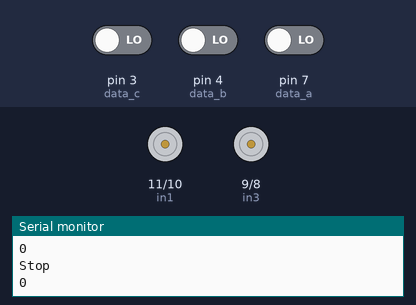
The sketch below on a simulated Arduino Uno, built with avr-gcc and run on an emulated ATmega328P. Parts: motor-driver pin pairs drawn as motors (green arrow = first pin HIGH = forward, orange = second pin HIGH = backward, longer = more drive, scaled by the enable pin), the last lines printed to the serial monitor. Inputs (shaded band) come from the test bench; at power-on: pin 3 (data_c) LOW, pin 4 (data_b) LOW, pin 7 (data_a) LOW.

Above: at 1.2 s.
1.3 s: pin 3 (data_c) driven HIGH
At 2.3 s:
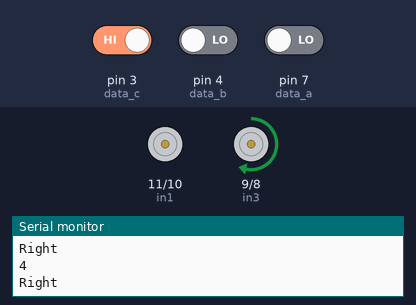
2.8 s: pin 4 (data_b) driven HIGH
At 4.0 s:
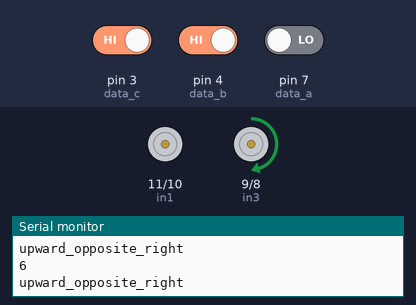
4.3 s: pin 7 (data_a) driven HIGH
At 5.1 s:
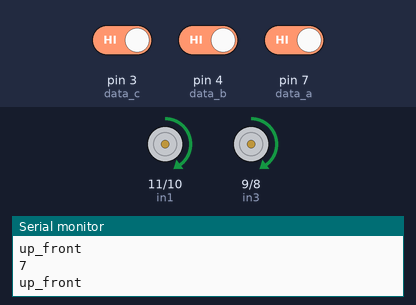
5.8 s: pin 3 (data_c) driven LOW
At 6.9 s:
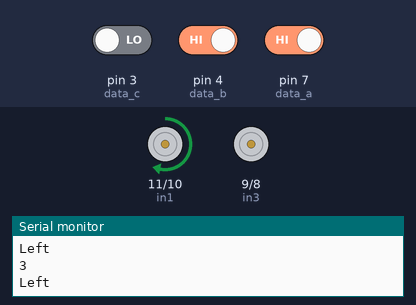
7.3 s: pin 7 (data_a) driven LOW
At 8.0 s:
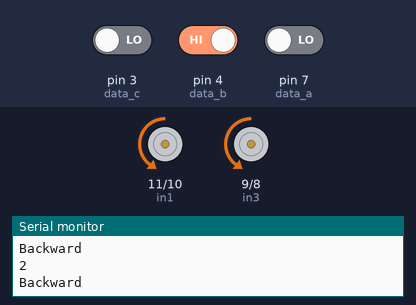
8.8 s: pin 4 (data_b) driven LOW
At 9.2 s:
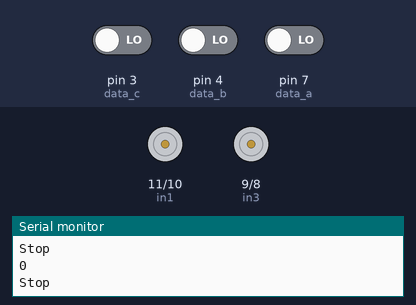
Timing chart, 0 to 11.3 s (numbered marks = the images above; inputs shaded):
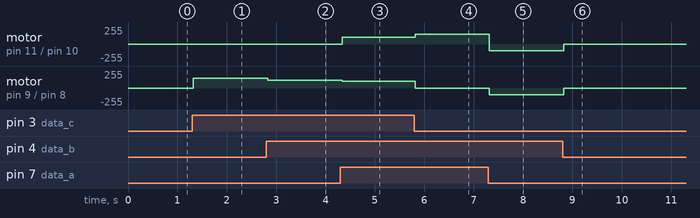

The sketch:

data_lines_jetbot.ino
```cpp
int in1 = 11;  //Motor A
int in2 = 10;   //Motor A
int in3 = 9;  // Motor B
int in4 = 8;    //Motor B
int enA = 6; // pwm Motor A
int enB = 5;  // pwm Motor
#define data_a 7
#define data_b 4
#define data_c 3
int ultra_data;
uint8_t data[2];
int count = 3;
void setup() {
  // put your setup code here, to run once:
pinMode(data_a,INPUT);
pinMode(data_b, INPUT);
pinMode(data_c, INPUT);
pinMode(in1,OUTPUT);
pinMode(in2,OUTPUT);
pinMode(in3,OUTPUT);
pinMode(in4,OUTPUT);
pinMode(in4,OUTPUT);
pinMode(enA,OUTPUT);
pinMode(enB,OUTPUT);
Serial.begin(9600);
}

void loop() {
//sensor_func_l();
//sensor_func_f();
//sensor_func_r();
  bool f[]={data_func_a(),data_func_b(),data_func_c()};
  for(int i = 0; i<count; i++){
     data[i] = f[i];
     bitWrite(ultra_data,i,data[i]);
  }

  Serial.println(ultra_data);
  switch(ultra_data){
        case(2):
        Serial.println("Backward");
 analogWrite(enA, 100);
 analogWrite(enB, 100);
digitalWrite(in1,0);
digitalWrite(in2,1);
digitalWrite(in3,0);
digitalWrite(in4,1);
delay(500);
break;
 case(3):
 Serial.println("Left");
  analogWrite(enA, 150);
 analogWrite(enB, 150);
digitalWrite(in1,1);
digitalWrite(in2,0);
digitalWrite(in3,0);
digitalWrite(in4,0);
break;

    case(0):
    Serial.println("Stop");
 analogWrite(enA, 150);
 analogWrite(enB, 150);
digitalWrite(in1,0);
digitalWrite(in2,0);
digitalWrite(in3,0);
digitalWrite(in4,0);
break;
    case(4):
    Serial.println("Right");
 analogWrite(enA, 150);
 analogWrite(enB, 150);
digitalWrite(in1,0);
digitalWrite(in2,0);
digitalWrite(in3,1);
digitalWrite(in4,0);
break;
 case(1):
 Serial.println("Forward");
analogWrite(enA, 100);
analogWrite(enB, 100);
digitalWrite(in1,1); // Motor right
digitalWrite(in2,0); // Motor right
digitalWrite(in3,1); // Motor left
digitalWrite(in4,0); // motor left
break;
 case(7):
 Serial.println("up_front");
analogWrite(enA, 100);
analogWrite(enB, 100);
digitalWrite(in1,1); // Motor right
digitalWrite(in2,0); // Motor right
digitalWrite(in3,1); // Motor left
digitalWrite(in4,0); // motor left
break;
 case(6):
 Serial.println("upward_opposite_right");
analogWrite(enA, 120);
analogWrite(enB, 120);
digitalWrite(in1,0); // Motor right
digitalWrite(in2,0); // Motor right
digitalWrite(in3,1); // Motor left
digitalWrite(in4,0); // motor left
break;
 case(5):
 Serial.println("upward_opposite_left");
analogWrite(enA, 120);
analogWrite(enB, 120);
digitalWrite(in1,1); // Motor right
digitalWrite(in2,0); // Motor right
digitalWrite(in3,0); // Motor left
digitalWrite(in4,0); // motor left
break;
default:
analogWrite(enA, 0);
analogWrite(enB, 0);
digitalWrite(in1,0);
digitalWrite(in2,0);
digitalWrite(in3,0);
digitalWrite(in4,0);
break;
  }
  // put your main code here, to run repeatedly:
}

bool data_func_a(){
  uint8_t Sn1 = digitalRead(data_a);
  if(Sn1 == 1){
    return true;
  }return false;
}

bool data_func_b(){
  uint8_t Sn2 = digitalRead(data_b);
  if(Sn2 == 1){
    return true;
  }
  return false;
}

bool data_func_c(){
  uint8_t Sn3 = digitalRead(data_c);
  if(Sn3 == 1){
    return true;
  }
  return false;
}
```

Measured:
- after the input at 1.3 s, motor on pin 9 (in3) / pin 8 (in4): stopped → forward 150/255 at once
- after the input at 2.8 s, motor on pin 9 (in3) / pin 8 (in4): forward 150/255 → forward 120/255 at once
- after the input at 4.3 s, motor on pin 11 (in1) / pin 10 (in2): stopped → forward 100/255 at once; motor on pin 9 (in3) / pin 8 (in4): forward 120/255 → forward 100/255 at once
- after the input at 5.8 s, motor on pin 11 (in1) / pin 10 (in2): forward 100/255 → forward 150/255 at once; motor on pin 9 (in3) / pin 8 (in4): forward 100/255 → stopped at once
- after the input at 7.3 s, motor on pin 11 (in1) / pin 10 (in2): forward 150/255 → backward 100/255 at once; motor on pin 9 (in3) / pin 8 (in4): stopped → backward 100/255 at once
- after the input at 8.8 s, motor on pin 11 (in1) / pin 10 (in2), motor on pin 9 (in3) / pin 8 (in4): backward 100/255 → stopped at once
